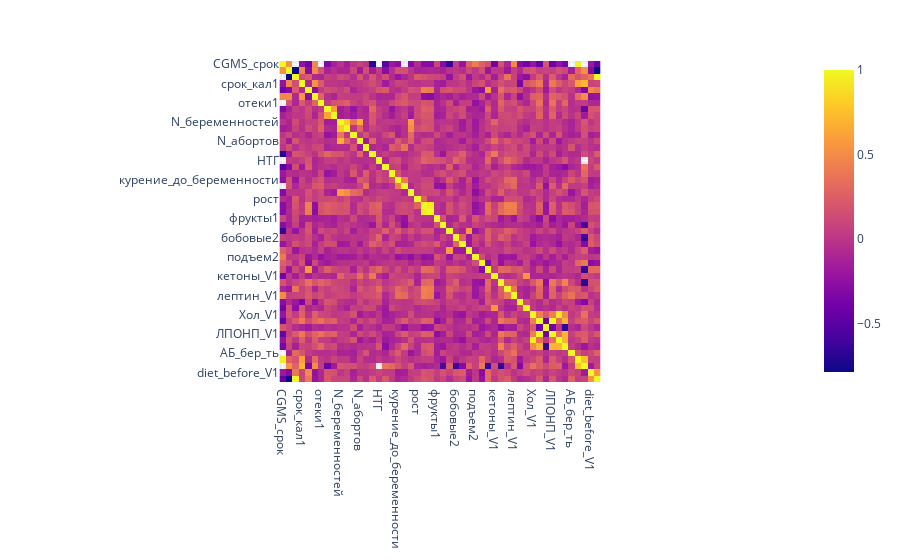

Notebook code for this chart:
### Code cell
px.imshow(noutof_clinical_data.corr())

### Figure 1 — Plotly figure (JSON) as saved in the notebook; plotly's stock layout.template omitted (floating-point values rounded to 4 significant figures; data arrays with more than 128 entries replaced by an {"elided": "..."} marker saying what was removed)
{"data": [{"coloraxis": "coloraxis", "hovertemplate": "x: %{x}<br>y: %{y}<br>color: %{z}<extra></extra>", "name": "0", "type": "heatmap", "x": ["CGMS_срок", "диета_срок", "диета_кал", "срок_кал1", "Глюкоза_нт_общая", "прибавка_m1", "отеки1", "АД_сист1", "АД_диаст1", "N_беременностей", "N_родов", "N_невынашивание", "N_абортов", "menses", "АГ", "НТГ", "СД_у_родственников", "КОК", "курение_до_беременности", "курение_во_время", "возраст", "рост", "вес_до_берем", "ИМТ", "фрукты1", "молочное_необезжир1", "сосиски1", "бобовые2", "овощи2", "сосиски2", "подъем2", "rs10830963_MTNR1B_N", "глю_нт_V1", "кетоны_V1", "HbA1C_V1", "инсулин_V1", "лептин_V1", "ФР_V1", "БОМК_визит1", "Хол_V1", "ТГ_V1", "ЛПВП_V1", "ЛПОНП_V1", "ЛПНП_V1", "КА_V1", "АБ_бер_ть", "CGM_g_age1", "GM_g_age2", "diet_before_V1", "Diet_duration_V1"], "xaxis": "x", "y": ["CGMS_срок", "диета_срок", "диета_кал", "срок_кал1", "Глюкоза_нт_общая", "прибавка_m1", "отеки1", "АД_сист1", "АД_диаст1", "N_беременностей", "N_родов", "N_невынашивание", "N_абортов", "menses", "АГ", "НТГ", "СД_у_родственников", "КОК", "курение_до_беременности", "курение_во_время", "возраст", "рост", "вес_до_берем", "ИМТ", "фрукты1", "молочное_необезжир1", "сосиски1", "бобовые2", "овощи2", "сосиски2", "подъем2", "rs10830963_MTNR1B_N", "глю_нт_V1", "кетоны_V1", "HbA1C_V1", "инсулин_V1", "лептин_V1", "ФР_V1", "БОМК_визит1", "Хол_V1", "ТГ_V1", "ЛПВП_V1", "ЛПОНП_V1", "ЛПНП_V1", "КА_V1", "АБ_бер_ть", "CGM_g_age1", "GM_g_age2", "diet_before_V1", "Diet_duration_V1"], "yaxis": "y", "z": {"elided": "50x50 float values"}}], "layout": {"coloraxis": {"colorscale": [[0, "#0d0887"], [0.1111, "#46039f"], [0.2222, "#7201a8"], [0.3333, "#9c179e"], [0.4444, "#bd3786"], [0.5556, "#d8576b"], [0.6667, "#ed7953"], [0.7778, "#fb9f3a"], [0.8889, "#fdca26"], [1, "#f0f921"]]}, "margin": {"t": 60}, "xaxis": {"anchor": "y", "constrain": "domain", "domain": [0, 1], "scaleanchor": "y"}, "yaxis": {"anchor": "x", "autorange": "reversed", "constrain": "domain", "domain": [0, 1]}}}
